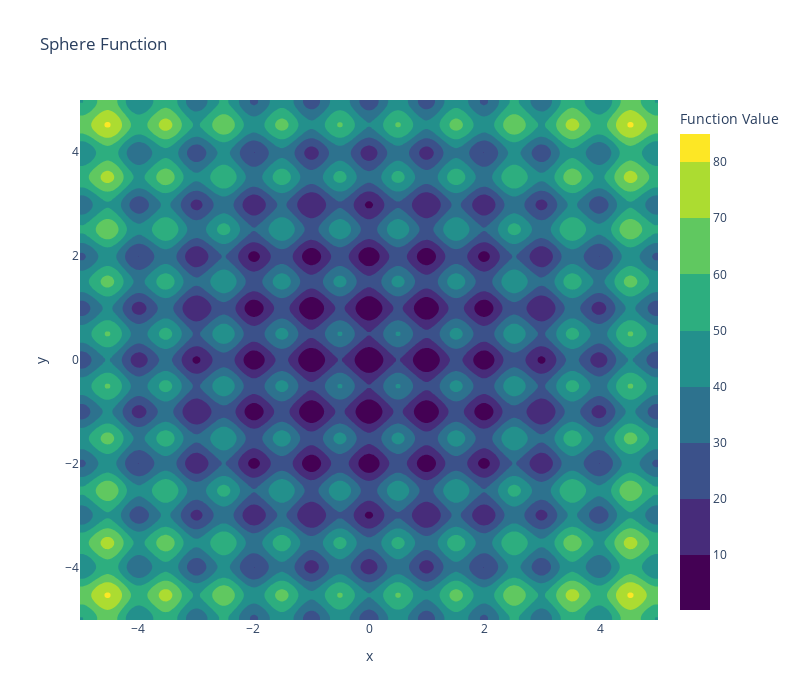

Here is the notebook cell this chart was saved with:
### Code cell
rastr = Rastrigin()


plot_3d_surface(problem=rastr)

# Wykres konturowy (bez ścieżek)
plot_contour_and_paths(problem=rastr, paths=[], title="Sphere Function")

### Figure 1 — Plotly figure (JSON) as saved in the notebook; plotly's stock layout.template omitted (floating-point values rounded to 4 significant figures; data arrays with more than 128 entries replaced by an {"elided": "..."} marker saying what was removed)
{"data": [{"colorbar": {"title": {"text": "Function Value"}}, "colorscale": [[0, "#440154"], [0.1111, "#482878"], [0.2222, "#3e4989"], [0.3333, "#31688e"], [0.4444, "#26828e"], [0.5556, "#1f9e89"], [0.6667, "#35b779"], [0.7778, "#6ece58"], [0.8889, "#b5de2b"], [1, "#fde725"]], "contours": {"showlines": false}, "type": "contour", "x": {"elided": "200 float values"}, "y": {"elided": "200 float values"}, "z": {"elided": "200x200 float values"}}], "layout": {"height": 700, "legend": {"orientation": "h", "x": 1, "xanchor": "right", "y": 1.02, "yanchor": "bottom"}, "title": {"text": "Sphere Function"}, "width": 800, "xaxis": {"title": {"text": "x"}}, "yaxis": {"title": {"text": "y"}}}}
